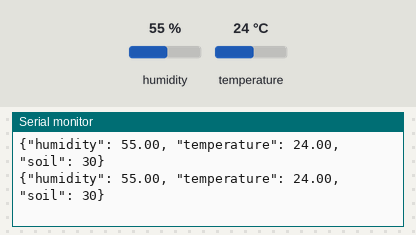
This sketch was run on a simulated Arduino Uno, built with avr-gcc and run on an emulated ATmega328P. Parts: the last lines printed to the serial monitor. The test bench sets the inputs (shaded band); at power-on: humidity 55 %, temperature 24 °C.

Above: at 4.8 s.
4.9 s: humidity set to 22 %
At 7.1 s:
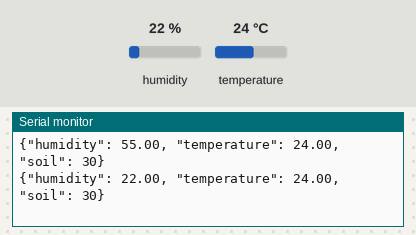
7.9 s: temperature set to 12 °C
At 8.9 s:
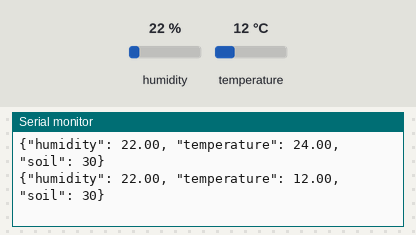
10.9 s: humidity set to 40 %
At 12.4 s:
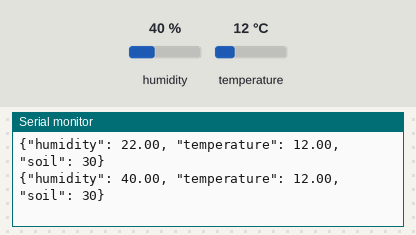
Timing chart, 0 to 13.9 s (numbered marks = the images above; inputs shaded):
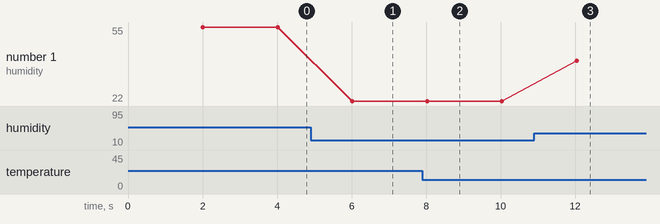

The sketch:

sensor-json.ino
```cpp
// Get humidity (in Percent) and temperature (in Celsius) from DHT22
// and soild humidity from FC-28 sensor (with contrller board)
// and output as JSON
// over serial / USB connection
// by Tobias Abarbanell
// Inspired by ladyada, public domain

#include "DHT.h"

#define DHTPIN 2     // 2 digital - what pin we're connected to
#define SOILHUMIDITYPIN 0 //A0 analog

#define DHTINTERVAL 2000 // milliseconds
#define SOILINTERVAL 30 // multiplied with DHTINTERVAL, so it is 60sec

// Uncomment whatever type you're using!
//#define DHTTYPE DHT11   // DHT 11
#define DHTTYPE DHT22   // DHT 22  (AM2302)
//#define DHTTYPE DHT21   // DHT 21 (AM2301)

// Connect pin 1 (on the left) of the sensor to +5V
// NOTE: If using a board with 3.3V logic like an Arduino Due connect pin 1
// to 3.3V instead of 5V!
// Connect pin 2 of the sensor to whatever your DHTPIN is
// Connect pin 4 (on the right) of the sensor to GROUND
// Connect a 10K resistor from pin 2 (data) to pin 1 (power) of the sensor

// Initialize DHT sensor.
// Note that older versions of this library took an optional third parameter to
// tweak the timings for faster processors.  This parameter is no longer needed
// as the current DHT reading algorithm adjusts itself to work on faster procs.
DHT dht(DHTPIN, DHTTYPE);
int soilCounter = 0;
int soilLastVal = SOILINTERVAL;

void setup() {
  Serial.begin(9600);
  dht.begin();
}

void loop() {
  // Wait a few seconds between measurements.
  delay(2000);

  // Reading temperature or humidity takes about 250 milliseconds!
  // Sensor readings may also be up to 2 seconds 'old' (its a very slow sensor)
  float h = dht.readHumidity();
  // Read temperature as Celsius (the default)
  float t = dht.readTemperature();


  // Check if any reads failed and exit early (to try again).
  if (isnan(h) || isnan(t) ) {
    Serial.println("{ \"err\": \"Failed to read from DHT sensor!\" }");
    return;
  }

  // we do not want to read soil humidity too often. In fact, we will later add code and wiring to only
  // power up the soil probe for measurements. this should reduce corrosion on the probe.
  if (soilCounter == SOILINTERVAL) {
     soilCounter = 0;
     soilLastVal = analogRead(SOILHUMIDITYPIN);
  }
  soilCounter++;

  // output a json object with the data
  Serial.print("{\"humidity\": ");
  Serial.print(h);
  Serial.print(", ");
  Serial.print("\"temperature\": ");
  Serial.print(t);
  Serial.print(", \"soil\": ");
  Serial.print(soilLastVal);
  Serial.println("}");
}
```

Measured:
- after the input at 4.9 s, the serial monitor: prints a new line after 1.1 s (image 1)
- after the input at 7.9 s, the serial monitor: prints a new line after 0.13 s (image 2)
- after the input at 10.9 s, the serial monitor: prints a new line after 1.1 s (image 3)
- plotted number 1: 55 → 22 after the input at 4.9 s, 22 → 40 after the input at 10.9 s
